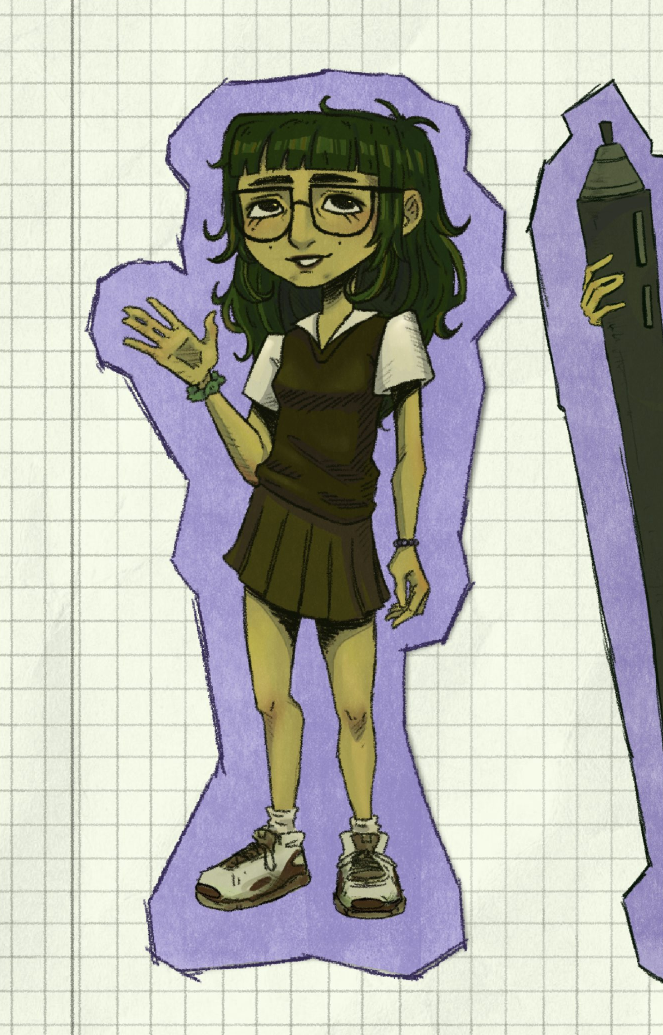
#> input picture rot.png, 1326 x 2070 px (shown at 1/2 size)
$ python animate.py
#> lines starting #> are read from the running program, lines starting #| are printed output that depends on the picture; after the words box and inside, x2 and y2 are one past the last pixel; in counts of white or black regions, pixels touching at a corner belong together
### cutout.py
"""Static cut-out of the girl: removes purple sticker, outline and grid paper.

alpha = make_alpha(rgb)  ->  float32 0..1, same size as rgb
"""
import numpy as np
import cv2

ROI = (150, 110, 1010, 940)  # x0, y0, x1, y1 in rot.png coordinates


def make_alpha(rgb):
    H, W = rgb.shape[:2]
    x0, y0, x1, y1 = ROI
    sub = rgb[y0:y1, x0:x1].astype(np.int32)
    r, g, b = sub[..., 0], sub[..., 1], sub[..., 2]
    mx, mn = sub.max(-1), sub.min(-1)
    lum = (0.299 * r + 0.587 * g + 0.114 * b) / 255.0
    sat = (mx - mn) / np.maximum(mx, 1)

    purple = (b > r + 10) & (b > g + 14)
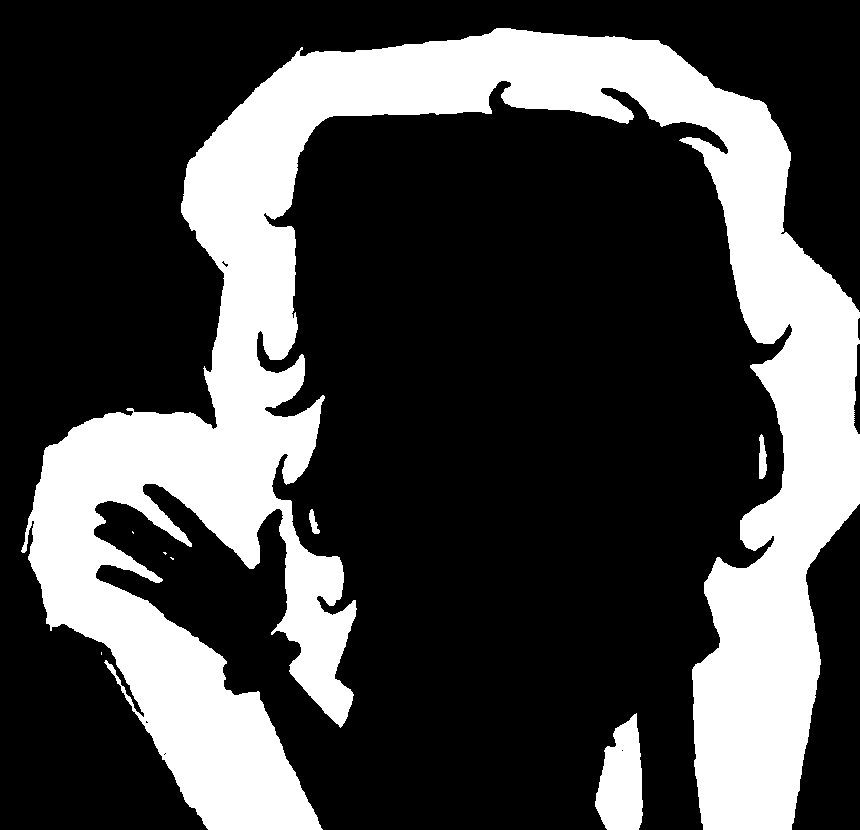
#> purple: shape (830, 860) bool; 27.8% white; 8 white regions (4 under 20 px), largest, box (x1, y1, x2, y2) and area: (21, 28, 860, 830) 194226, (595, 713, 643, 830) 4010, (759, 434, 767, 479) 270, (309, 509, 320, 534) 140
    paper = (lum > 0.55) & (sat < 0.16) & ~purple

    cand = (purple | paper).astype(np.uint8)
    n, lab, stats, _ = cv2.connectedComponentsWithStats(cand, connectivity=8)
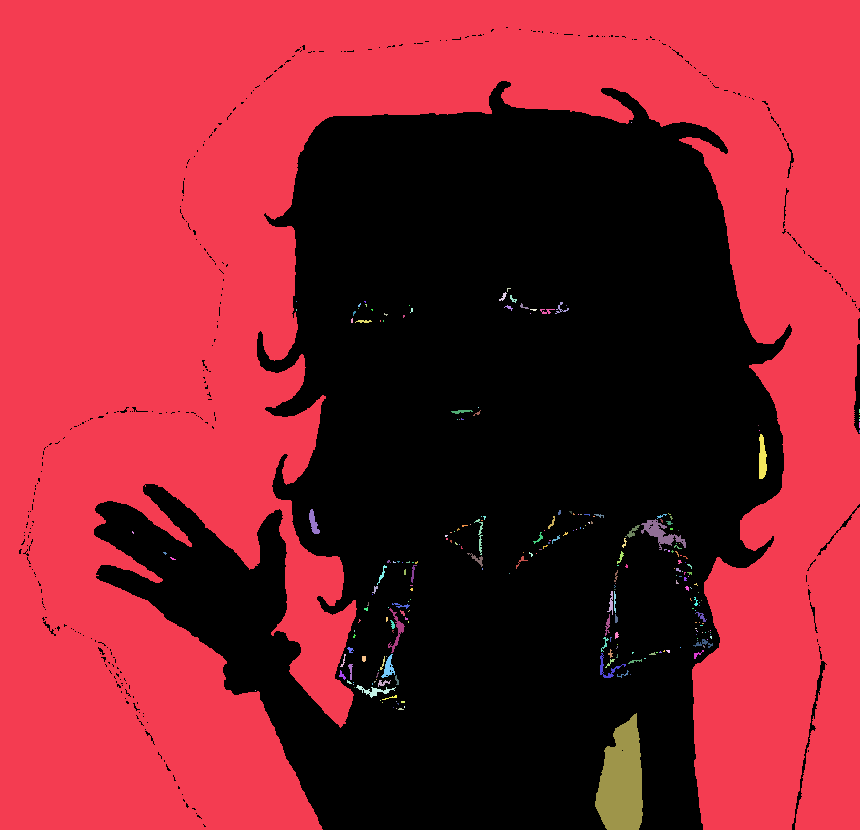
#> lab: shape (830, 860) int32; 252 distinct labels, from 0 to 251; one colour per label, 0 black
#> n = 252; stats = 252 rows, first 6: [19, 27, 841, 803, 320514], [0, 0, 860, 830, 385437], [631, 122, 1, 1, 1], [507, 288, 4, 4, 7], [499, 292, 8, 9, 29], [510, 295, 7, 8, 24]
    big = np.zeros(n, bool)
    h, w = cand.shape
    for i in range(1, n):
        x, y, cw, chh, area = stats[i]
        touches = x == 0 or y == 0 or x + cw >= w or y + chh >= h
        big[i] = area > 25000 or (touches and area > 3000)
#> this loop made 251 passes
    bigmask = big[lab]
    bg = purple | (paper & bigmask)

    char = (~bg).astype(np.uint8)
    char = cv2.morphologyEx(char, cv2.MORPH_OPEN, np.ones((3, 3), np.uint8))
    n, lab, stats, _ = cv2.connectedComponentsWithStats(char, connectivity=8)
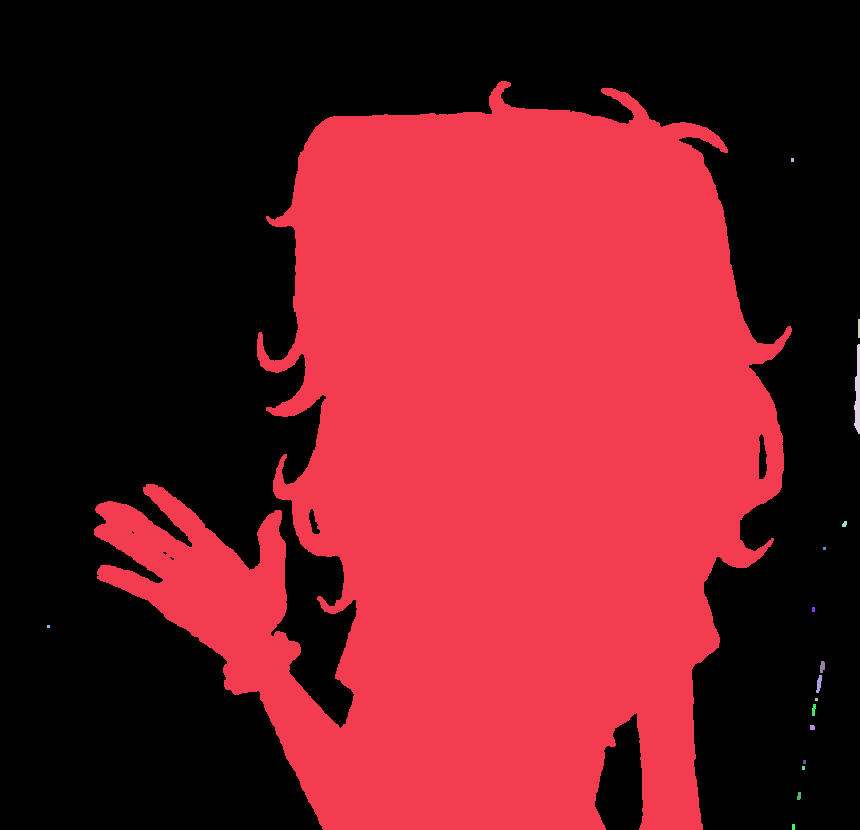
#> lab: shape (830, 860) int32; 18 distinct labels, from 0 to 17; one colour per label, 0 black
#> n = 18; stats = 18 rows, first 6: [0, 0, 860, 830, 391692], [94, 81, 698, 749, 321378], [791, 158, 3, 4, 12], [858, 319, 2, 19, 38], [854, 344, 6, 90, 370], [842, 521, 5, 6, 23]
    keep = np.zeros(n, bool)
    biggest = 1 + np.argmax(stats[1:, cv2.CC_STAT_AREA])
#> biggest = 1
    keep[biggest] = True
    for i in range(1, n):          # small pieces right next to the main body (hair curls)
        if stats[i, cv2.CC_STAT_AREA] > 40:
            comp = (lab == i).astype(np.uint8)
            near = cv2.dilate((lab == biggest).astype(np.uint8), np.ones((9, 9), np.uint8))
            if (comp & near).any():
                keep[i] = True
    char = keep[lab].astype(np.uint8)
    char = cv2.erode(char, np.ones((3, 3), np.uint8))          # drop lavender fringe
    a = np.zeros((H, W), np.float32)
    a[y0:y1, x0:x1] = cv2.GaussianBlur(char.astype(np.float32), (0, 0), 0.9)
    return a


# [11 lines that do not run on import are left out]

### sketchbook.py
"""Dark sketchbook page with hand-drawn style botanical flowers (all drawn in code).

page = build_page(w, h)  ->  uint8 RGB
"""
import numpy as np
from PIL import Image, ImageDraw, ImageFilter

PAGE = (12, 14, 19)
CREAM = (240, 233, 214)
CREAM_SHADE = (214, 205, 180)
VEIN = (84, 78, 60)
OUTLINE = (96, 90, 72)
LEAF = (66, 108, 58)
LEAF_LIGHT = (122, 166, 96)
LEAF_OUT = (160, 192, 128)
STEM = (96, 138, 74)
ORANGE = (232, 150, 62)
DOT = (40, 43, 56)
RING = (92, 96, 112)

SS = 2  # supersampling


def rot(pts, ang, ox=0.0, oy=0.0):
    c, s = np.cos(ang), np.sin(ang)
    p = np.asarray(pts, float)
    return np.stack([p[:, 0] * c - p[:, 1] * s + ox, p[:, 0] * s + p[:, 1] * c + oy], 1)


def wobble(pts, rng, amt=1.4):
    return np.asarray(pts) + rng.normal(0, amt, np.shape(pts))


class Pen:
    def __init__(self, w, h, seed):
#> called with w = 810, h = 780, seed = 4
        self.rng = np.random.default_rng(seed)
        self.im = Image.new("RGB", (w * SS, h * SS), PAGE)
        self.d = ImageDraw.Draw(self.im)

    def poly(self, pts, fill=None, outline=None, width=2):
        p = [tuple(map(float, q * SS)) for q in pts]
        if fill is not None:
            self.d.polygon(p, fill=fill)
        if outline is not None:
            self.d.line(p + [p[0]], fill=outline, width=int(width * SS), joint="curve")

    def line(self, pts, fill, width=2):
        p = [tuple(map(float, q * SS)) for q in np.asarray(pts)]
        self.d.line(p, fill=fill, width=int(width * SS), joint="curve")

    def dot(self, x, y, r, fill):
        self.d.ellipse([(x - r) * SS, (y - r) * SS, (x + r) * SS, (y + r) * SS], fill=fill)

    # ---- shapes ----
    def petal(self, cx, cy, ang, L, W, shade=0.0, round_tip=0.85):
        t = np.linspace(0, 1, 18)
        half = W * np.sin(np.pi * t ** 0.75) ** round_tip * (1 - 0.15 * t)
        pts = np.vstack([np.stack([t * L, half], 1), np.stack([t[::-1] * L, -half[::-1]], 1)])
        pts = wobble(rot(pts, ang, cx, cy), self.rng, 0.9)
        fill = tuple(int(CREAM[i] * (1 - shade) + CREAM_SHADE[i] * shade) for i in range(3))
        self.poly(pts, fill=fill, outline=OUTLINE, width=2.6)
        for k in (-0.35, 0, 0.35):          # veins
            v = np.array([[L * 0.12, k * W * 0.25], [L * 0.7, k * W * 0.7]])
            self.line(wobble(rot(v, ang, cx, cy), self.rng, 0.5), VEIN, 1)

    def flower(self, cx, cy, size, n=5, rot0=0.0, layers=1, stamens=14):
        for layer in range(layers):
            off = rot0 + layer * np.pi / n
            L = size * (1 - 0.18 * layer)
            for i in range(n):
                a = off + i * 2 * np.pi / n + self.rng.normal(0, 0.06)
                self.petal(cx, cy, a, L * self.rng.uniform(0.92, 1.05), L * 0.42,
                           shade=0.25 + 0.3 * layer)
        self.dot(cx, cy, size * 0.12, (226, 200, 120))
        for _ in range(stamens):
            a = self.rng.uniform(0, 2 * np.pi)
            r = size * self.rng.uniform(0.15, 0.32)
            x, y = cx + r * np.cos(a), cy + r * np.sin(a)
            self.line([[cx, cy], [x, y]], (200, 170, 100), 1)
            self.dot(x, y, 2.2, ORANGE)

    def leaf(self, bx, by, ang, L, W):
        t = np.linspace(0, 1, 20)
        half = W * np.sin(np.pi * t) ** 0.9 * (1 - 0.3 * t)
        bend = 0.12 * L * np.sin(np.pi * t)
        pts = np.vstack([np.stack([t * L, half + bend], 1), np.stack([t[::-1] * L, -half[::-1] + bend[::-1]], 1)])
        pts = wobble(rot(pts, ang, bx, by), self.rng, 0.8)
        self.poly(pts, fill=LEAF, outline=LEAF_OUT, width=1.5)
        vein = np.stack([t * L * 0.95, bend * 0.9], 1)
        self.line(rot(vein, ang, bx, by), LEAF_LIGHT, 1.4)
        for k in np.linspace(0.2, 0.75, 4):      # side veins
            for sgn in (-1, 1):
                p0 = np.array([[k * L, bend[int(k * 19)]], [(k + 0.14) * L, sgn * W * 0.55 * np.sin(np.pi * (k + 0.14))]])
                self.line(rot(p0, ang, bx, by), (92, 138, 78), 1)

    def stem(self, pts, leaves=True, width=3.5, leaf_len=70):
        pts = np.asarray(pts, float)
        self.line(pts, STEM, width)
        if leaves:
            for i in range(2, len(pts) - 1, 2):
                a = np.arctan2(*(pts[i + 1] - pts[i - 1])[::-1])
                side = 1 if (i // 2) % 2 else -1
                self.leaf(pts[i][0], pts[i][1], a + side * self.rng.uniform(0.7, 1.0),
                          leaf_len * self.rng.uniform(0.8, 1.1), leaf_len * 0.24)


def bezier(p0, p1, p2, n=12):
    t = np.linspace(0, 1, n)[:, None]
    return (1 - t) ** 2 * np.array(p0) + 2 * (1 - t) * t * np.array(p1) + t ** 2 * np.array(p2)


def star(pen, x, y, r, color):
    pen.line([[x - r, y], [x + r, y]], color, 1.4)
    pen.line([[x, y - r], [x, y + r]], color, 1.4)


def build_page(w=810, h=780, seed=4):
    pen = Pen(w, h, seed)
    rng = pen.rng

    # dot-grid notebook paper
    for gy in range(24, h, 36):
        for gx in range(24, w, 36):
            pen.dot(gx, gy, 2.0, DOT)

    # spiral binding on the left edge
    for y in range(40, h, 62):
        pen.dot(16, y, 9, (8, 9, 13))
        pen.line([[2, y - 5], [26, y + 3]], RING, 3)

    # big magnolia, top-left (leaves first so petals sit on top)
    for a, L in [(-0.5, 120), (0.3, 130), (1.2, 115), (2.2, 110), (3.0, 100)]:
        pen.leaf(120, 160, a + np.pi * 0.0, L, 28)
    pen.flower(120, 160, 88, n=6, rot0=0.2, layers=2, stamens=18)

    # spray on the right edge: a stem with three small flowers
    s = bezier((795, -10), (690, 220), (730, 520), 16)
    pen.stem(s, leaves=True, leaf_len=72)
    for (px, py, sz, r0) in [(742, 70, 42, 0.4), (700, 250, 46, 1.1), (722, 440, 40, 2.0)]:
        pen.flower(px, py, sz, n=5, rot0=r0, layers=1, stamens=10)

    # bottom-left cluster
    s2 = bezier((40, 790), (110, 640), (250, 600), 12)
    pen.stem(s2, leaves=True, leaf_len=64)
    pen.flower(70, 690, 46, n=5, rot0=0.7, layers=1, stamens=10)
    pen.flower(210, 740, 34, n=5, rot0=1.5, layers=1, stamens=8)

    # bottom-right bud branch
    s3 = bezier((810, 790), (700, 700), (640, 610), 12)
    pen.stem(s3, leaves=True, leaf_len=60)
    pen.flower(745, 735, 38, n=5, rot0=0.2, layers=1, stamens=9)

    # doodles: stars, dots, tiny leaves
    for _ in range(26):
        x, y = rng.uniform(40, w), rng.uniform(0, h)
        k = rng.integers(0, 3)
        if k == 0:
            star(pen, x, y, rng.uniform(4, 8), (170, 165, 150))
        elif k == 1:
            pen.dot(x, y, rng.uniform(2, 4), (190, 180, 150))
        else:
            pen.leaf(x, y, rng.uniform(0, 6.28), 22, 6)

    im = pen.im.filter(ImageFilter.GaussianBlur(0.5)).resize((w, h), Image.LANCZOS)
    return np.asarray(im)


# [2 lines that do not run on import are left out]

### animate.py
"""Animate the still drawing: slow waving hand, blinking, swaying hair. Face stays still.

frame(t) -> uint8 RGB of the bust over a sketchbook page; t in [0, 1) loops seamlessly.
"""
import numpy as np
import cv2

from cutout import make_alpha
from sketchbook import build_page

SRC = "rot.png"
CROP = (190, 130, 1000, 910)           # x0, y0, x1, y1
PIVOT = np.array([415.0, 765.0])       # wrist
HAND_DIR = np.array([-0.70, -0.70])    # wrist -> fingers
HAND_SEED = (330, 680)                 # a pixel inside the hand
HAND_CYCLES = 2                        # waves per loop (loop = 4 s -> 0.5 Hz, slow)
FACE = dict(cx=625, cy=468, rx=170, ry=140)   # hair never moves inside this oval
EYES = [  # centre x, y, half width, half height, skin sample point
    dict(cx=533, cy=414, a=38, b=22, skin=(540, 452)),
    dict(cx=681, cy=411, a=44, b=19, skin=(690, 446)),
]
LASH = np.array([40, 30, 20], dtype=np.float32)


def smoothstep(x):
    x = np.clip(x, 0, 1)
    return x * x * (3 - 2 * x)


class Animator:
    def __init__(self):
        self.img = cv2.cvtColor(cv2.imread(SRC), cv2.COLOR_BGR2RGB)
        self.H, self.W = self.img.shape[:2]
        self.alpha = make_alpha(self.img)
        self.base4 = np.dstack([self.img.astype(np.float32), self.alpha * 255])
        self.ys, self.xs = np.mgrid[0:self.H, 0:self.W].astype(np.float32)
        x0, y0, x1, y1 = CROP
        self.page = build_page(x1 - x0, y1 - y0).astype(np.float32)
        self._prep_hand()
        self._prep_hair()
        self._prep_eyes()

    # ---------- hand ----------
    def _prep_hand(self):
        r, g, b = [self.img[..., i].astype(np.int32) for i in range(3)]
#> r: shape (2070, 1326) int32
#> g: shape (2070, 1326) int32
#> b: shape (2070, 1326) int32
        purple = (b > r + 12) & (b > g + 12)
        paper = (r > 215) & (g > 215)
        proj = (self.xs - PIVOT[0]) * HAND_DIR[0] + (self.ys - PIVOT[1]) * HAND_DIR[1]
        cand = (~purple) & (~paper) & (proj > 12) & (self.xs < 446) & (self.ys > 585) & (self.ys < 800)
        cand = cv2.morphologyEx(cand.astype(np.uint8), cv2.MORPH_CLOSE, np.ones((5, 5), np.uint8))
        n, lab = cv2.connectedComponents(cand)
#> n = 5
        hand = (lab == lab[HAND_SEED[1], HAND_SEED[0]]).astype(np.uint8)
        hand = cv2.dilate(hand, np.ones((5, 5), np.uint8))
        hand = cv2.morphologyEx(hand, cv2.MORPH_CLOSE, np.ones((9, 9), np.uint8))
        self.hand_mask = hand
        grow = cv2.dilate(hand, np.ones((15, 15), np.uint8))
        self.grow = grow
        rgb_bg = cv2.inpaint(self.img, grow, 9, cv2.INPAINT_TELEA).astype(np.float32)
        a_bg = self.alpha * (1 - grow) * 255          # where the hand left, the page shows through
        self.bg4 = np.dstack([rgb_bg, a_bg])
        keep = 1.0 - grow.astype(np.float32)
        self.keep = cv2.GaussianBlur(keep, (0, 0), 2.0)[..., None]

    def hand_layer(self, ang):
        M = cv2.getRotationMatrix2D((float(PIVOT[0]), float(PIVOT[1])), ang, 1.0)
        rot4 = cv2.warpAffine(self.base4, M, (self.W, self.H), flags=cv2.INTER_CUBIC)
        m = cv2.warpAffine(self.hand_mask.astype(np.float32), M, (self.W, self.H), flags=cv2.INTER_LINEAR)
        m = cv2.GaussianBlur(m, (0, 0), 1.2)[..., None]
        return rot4, m

    # ---------- hair ----------
    def _prep_hair(self):
        hsv = cv2.cvtColor(self.img, cv2.COLOR_RGB2HSV).astype(np.float32)
        h, s, v = hsv[..., 0], hsv[..., 1], hsv[..., 2]
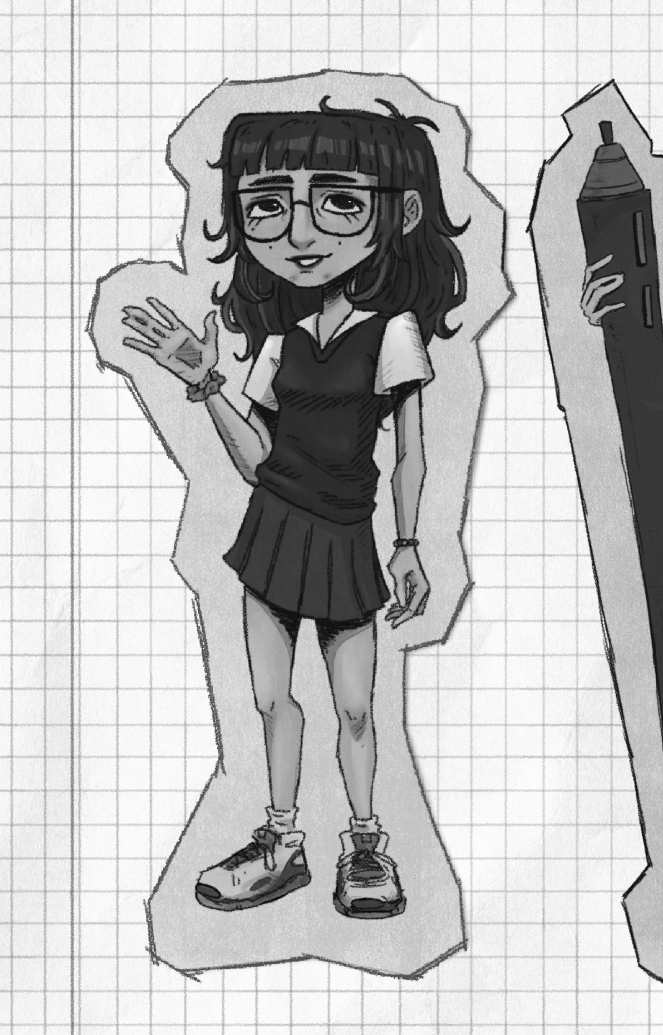
#> v: shape (2070, 1326) float32 (shown at 1/2 size); min 1, max 255, mean 191.2
        green = (h > 30) & (h < 85) & (s > 70) & (v < 170)
        green &= (self.ys < 760)
        green[(self.xs < 440) & (self.ys > 570)] = False   # keep scrunchie/hand out
        m = cv2.morphologyEx(green.astype(np.uint8), cv2.MORPH_CLOSE, np.ones((7, 7), np.uint8))
        hair = cv2.GaussianBlur(m.astype(np.float32), (0, 0), 3.0)
        face = (((self.xs - FACE["cx"]) / FACE["rx"]) ** 2 + ((self.ys - FACE["cy"]) / FACE["ry"]) ** 2 < 1)
        face = cv2.GaussianBlur(face.astype(np.float32), (0, 0), 14.0)
        self.hair = hair * (1 - np.clip(face * 1.6, 0, 1))
        self.hair_amp = 2.0 + 11.0 * smoothstep((self.ys - 330) / 360.0)

    def warp_hair(self, img4, t):
        ph = 2 * np.pi * t
        side = np.where(self.xs < 620, 0.0, 1.9)
        sway = np.sin(ph - self.ys / 140.0 + side) + 0.35 * np.sin(2 * ph - self.ys / 90.0 + side * 1.7)
        dx = self.hair * self.hair_amp * sway
        dy = self.hair * self.hair_amp * 0.25 * np.sin(ph + self.xs / 120.0)
        return cv2.remap(img4, (self.xs - dx).astype(np.float32), (self.ys - dy).astype(np.float32),
                         cv2.INTER_LINEAR, borderMode=cv2.BORDER_REPLICATE)

    # ---------- eyes ----------
    def _prep_eyes(self):
        for e in EYES:
            x, y = e["skin"]
            patch = self.img[y - 5:y + 6, x - 12:x + 13].reshape(-1, 3)
            e["color"] = np.median(patch, axis=0).astype(np.float32)

    def blink(self, rgb, c):
        if c <= 0.02:
            return rgb
        out = rgb.copy()
        for e in EYES:
            u = (self.xs - e["cx"]) / e["a"]
            vv = (self.ys - e["cy"]) / e["b"]
            inside = np.clip((1.0 - (u ** 2 + vv ** 2)) * 6, 0, 1)
            ylid = e["cy"] - e["b"] + c * 2 * e["b"] + 0.30 * e["b"] * c * (1 - np.clip(u, -1, 1) ** 2)
            cover = np.clip((ylid - self.ys) / 2.0 + 0.5, 0, 1) * inside
            out = out * (1 - cover[..., None]) + e["color"] * cover[..., None]
            line = np.clip(1.0 - np.abs(self.ys - ylid) / 3.0, 0, 1) * inside * min(1.0, c * 3)
            out = out * (1 - line[..., None]) + LASH * line[..., None]
        return out

    @staticmethod
    def blink_amount(t):
        """0 open ... 1 closed; one blink per loop."""
        x = (t - 0.62) / 0.10
        return float(np.clip(1 - abs(x), 0, 1)) if -1 < x < 1 else 0.0

    # ---------- frame ----------
    def frame(self, t):
        ang = -3.0 + 13.0 * np.sin(2 * np.pi * HAND_CYCLES * t)
        rot4, hm = self.hand_layer(ang)
        img4 = self.bg4 * (1 - hm) + rot4 * hm
        img4 = img4 * (1 - self.keep) + self.base4 * self.keep
        img4 = self.warp_hair(img4.astype(np.float32), t)
        rgb = self.blink(img4[..., :3], self.blink_amount(t))
        x0, y0, x1, y1 = CROP
        rgb = rgb[y0:y1, x0:x1]
        a = np.clip(img4[y0:y1, x0:x1, 3:4] / 255.0, 0, 1)
        out = rgb * a + self.page * (1 - a)
        return np.clip(out, 0, 255).astype(np.uint8)


if __name__ == "__main__":
    from PIL import Image
    a = Animator()
    strip = [a.frame(t) for t in (0.0, 0.125, 0.25, 0.62)]
#> strip = 4 items
    Image.fromarray(np.hstack([s[::2, ::2] for s in strip])).save("preview.png")
